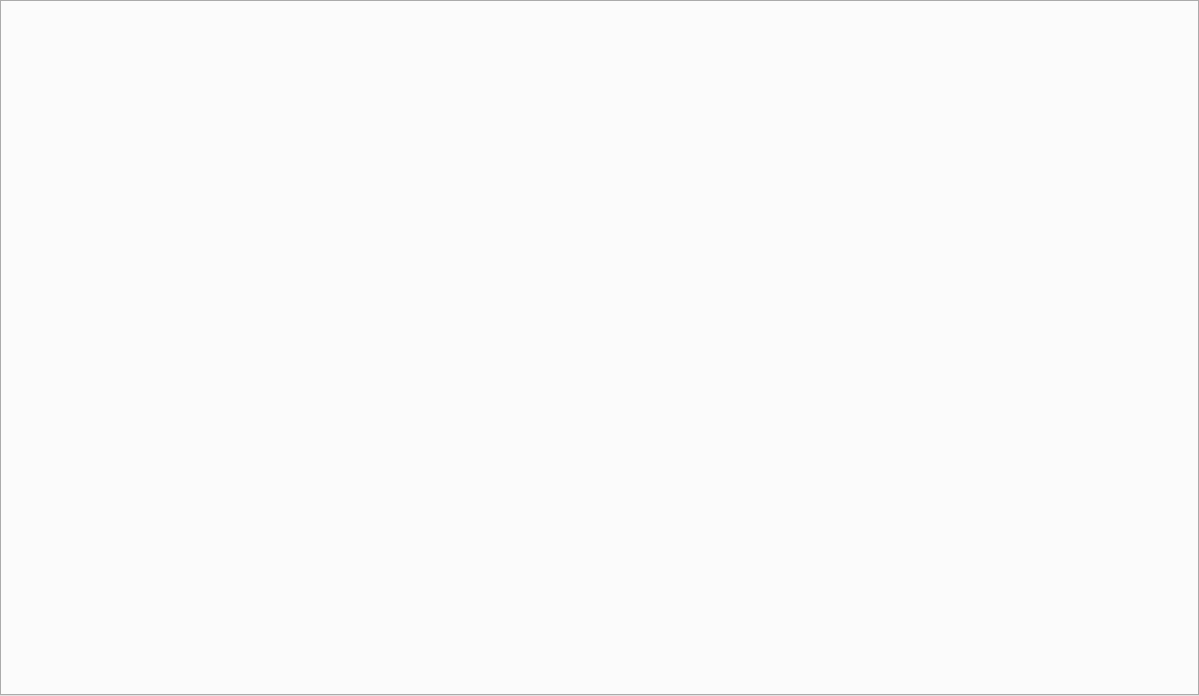
<?xml version="1.0" encoding="UTF-8"?>
<ui version="4.0">
 <class>PatchPanels</class>
 <widget class="QTabWidget" name="PatchPanels">
  <property name="geometry">
   <rect>
    <x>0</x>
    <y>0</y>
    <width>1199</width>
    <height>696</height>
   </rect>
  </property>
  <property name="windowTitle">
   <string>Verificar Puertos de Patch Panels</string>
  </property>
 </widget>
 <resources/>
 <connections/>
</ui>
